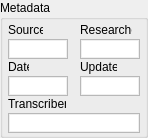
     <widget class="QGroupBox" name="tMetadataBox">
      <property name="geometry">
       <rect>
        <x>976</x>
        <y>-2</y>
        <width>148</width>
        <height>138</height>
       </rect>
      </property>
      <property name="sizePolicy">
       <sizepolicy hsizetype="Fixed" vsizetype="Fixed">
        <horstretch>0</horstretch>
        <verstretch>0</verstretch>
       </sizepolicy>
      </property>
      <property name="styleSheet">
       <string notr="true">QPlainTextEdit {
    font-size: 9;
    border-radius: 0pts;
    max-height: 16px;
    min-width: 45px;
    min-height: 16px;
    padding: 1px;
}</string>
      </property>
      <property name="title">
       <string>Metadata</string>
      </property>
      <widget class="QLabel" name="tLabelSource">
       <property name="geometry">
        <rect>
         <x>8</x>
         <y>22</y>
         <width>35</width>
         <height>16</height>
        </rect>
       </property>
       <property name="font">
        <font>
         <pointsize>9</pointsize>
        </font>
       </property>
       <property name="text">
        <string>Source</string>
       </property>
      </widget>
      <widget class="QLabel" name="tLabelDate">
       <property name="geometry">
        <rect>
         <x>8</x>
         <y>59</y>
         <width>21</width>
         <height>16</height>
        </rect>
       </property>
       <property name="font">
        <font>
         <pointsize>9</pointsize>
        </font>
       </property>
       <property name="text">
        <string>Date</string>
       </property>
      </widget>
      <widget class="QLabel" name="tLabelResearcher">
       <property name="geometry">
        <rect>
         <x>80</x>
         <y>22</y>
         <width>52</width>
         <height>16</height>
        </rect>
       </property>
       <property name="font">
        <font>
         <pointsize>9</pointsize>
        </font>
       </property>
       <property name="text">
        <string>Researcher</string>
       </property>
      </widget>
      <widget class="QLabel" name="tLabelTranscriber">
       <property name="geometry">
        <rect>
         <x>8</x>
         <y>96</y>
         <width>58</width>
         <height>16</height>
        </rect>
       </property>
       <property name="font">
        <font>
         <pointsize>9</pointsize>
        </font>
       </property>
       <property name="text">
        <string>Transcribers</string>
       </property>
      </widget>
      <widget class="QLabel" name="tLabelUpdated">
       <property name="geometry">
        <rect>
         <x>80</x>
         <y>59</y>
         <width>37</width>
         <height>16</height>
        </rect>
       </property>
       <property name="font">
        <font>
         <pointsize>9</pointsize>
        </font>
       </property>
       <property name="text">
        <string>Updated</string>
       </property>
      </widget>
      <widget class="QPlainTextEdit" name="tSource">
       <property name="geometry">
        <rect>
         <x>8</x>
         <y>39</y>
         <width>60</width>
         <height>18</height>
        </rect>
       </property>
       <property name="font">
        <font>
         <pointsize>9</pointsize>
         <weight>50</weight>
         <italic>false</italic>
         <bold>false</bold>
        </font>
       </property>
       <property name="toolTip">
        <string>original speaker source</string>
       </property>
       <property name="verticalScrollBarPolicy">
        <enum>Qt::ScrollBarAlwaysOff</enum>
       </property>
       <property name="horizontalScrollBarPolicy">
        <enum>Qt::ScrollBarAlwaysOff</enum>
       </property>
      </widget>
      <widget class="QPlainTextEdit" name="tResearcher">
       <property name="geometry">
        <rect>
         <x>80</x>
         <y>39</y>
         <width>60</width>
         <height>18</height>
        </rect>
       </property>
       <property name="font">
        <font>
         <pointsize>9</pointsize>
         <weight>50</weight>
         <italic>false</italic>
         <bold>false</bold>
        </font>
       </property>
       <property name="toolTip">
        <string>person who collected form</string>
       </property>
       <property name="verticalScrollBarPolicy">
        <enum>Qt::ScrollBarAlwaysOff</enum>
       </property>
       <property name="horizontalScrollBarPolicy">
        <enum>Qt::ScrollBarAlwaysOff</enum>
       </property>
      </widget>
      <widget class="QPlainTextEdit" name="tDate">
       <property name="geometry">
        <rect>
         <x>8</x>
         <y>76</y>
         <width>60</width>
         <height>18</height>
        </rect>
       </property>
       <property name="font">
        <font>
         <pointsize>8</pointsize>
         <weight>50</weight>
         <italic>false</italic>
         <bold>false</bold>
        </font>
       </property>
       <property name="toolTip">
        <string>date collected. yyyy–MM–dd 
format recommended</string>
       </property>
       <property name="verticalScrollBarPolicy">
        <enum>Qt::ScrollBarAlwaysOff</enum>
       </property>
       <property name="horizontalScrollBarPolicy">
        <enum>Qt::ScrollBarAlwaysOff</enum>
       </property>
      </widget>
      <widget class="QPlainTextEdit" name="tTranscriber">
       <property name="geometry">
        <rect>
         <x>8</x>
         <y>113</y>
         <width>132</width>
         <height>18</height>
        </rect>
       </property>
       <property name="font">
        <font>
         <pointsize>9</pointsize>
         <weight>50</weight>
         <italic>false</italic>
         <bold>false</bold>
        </font>
       </property>
       <property name="toolTip">
        <string>consultants and researchers 
who worked on transcription</string>
       </property>
       <property name="verticalScrollBarPolicy">
        <enum>Qt::ScrollBarAlwaysOff</enum>
       </property>
       <property name="horizontalScrollBarPolicy">
        <enum>Qt::ScrollBarAlwaysOff</enum>
       </property>
      </widget>
      <widget class="QPlainTextEdit" name="tUpdated">
       <property name="geometry">
        <rect>
         <x>80</x>
         <y>76</y>
         <width>60</width>
         <height>18</height>
        </rect>
       </property>
       <property name="font">
        <font>
         <pointsize>8</pointsize>
         <weight>50</weight>
         <italic>false</italic>
         <bold>false</bold>
        </font>
       </property>
       <property name="toolTip">
        <string>date last updated</string>
       </property>
       <property name="verticalScrollBarPolicy">
        <enum>Qt::ScrollBarAlwaysOff</enum>
       </property>
       <property name="horizontalScrollBarPolicy">
        <enum>Qt::ScrollBarAlwaysOff</enum>
       </property>
       <property name="readOnly">
        <bool>true</bool>
       </property>
      </widget>
     </widget>
